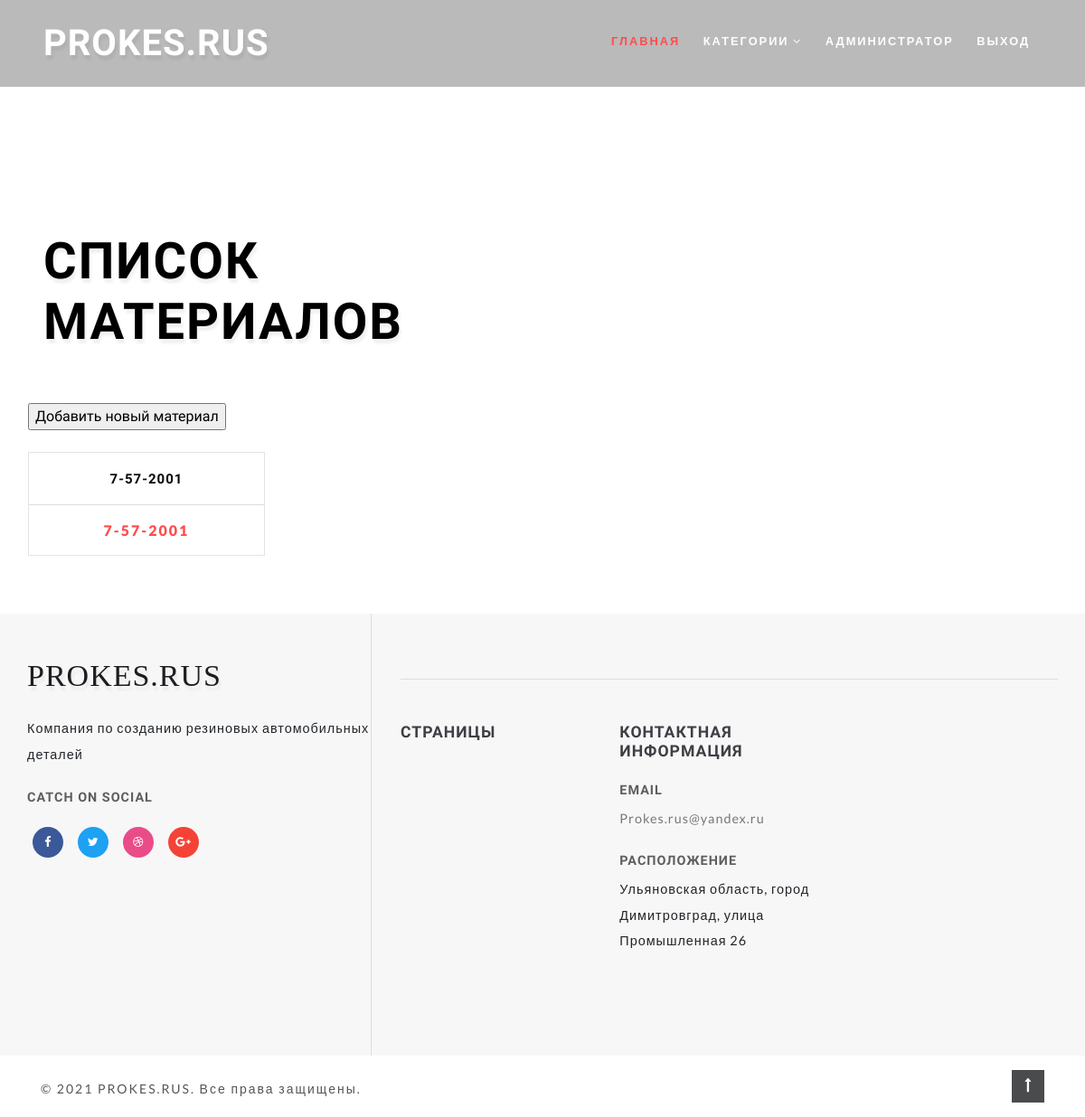
Page /material_list/ (signed in) on the earlier database version.
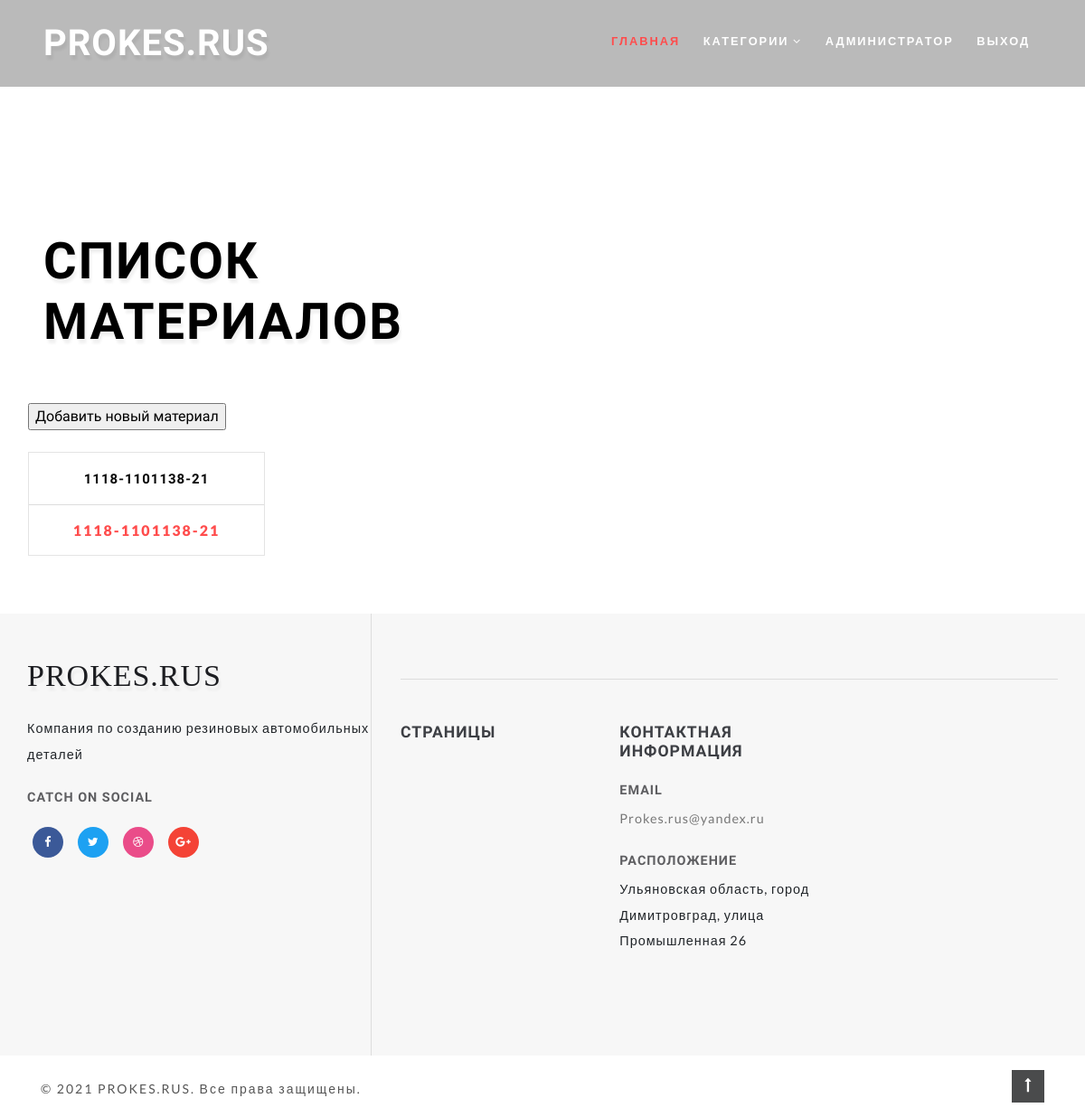
Same page on the later database version.
### prokes/models.py (models this page shows, shortened)
class Materials(models.Model):
    code = models.CharField('Код смеси', max_length=120)
    weight = models.IntegerField('Вес смеси')
    batch_number = models.IntegerField('Номер партии')
    pallet_number = models.IntegerField('Номер поддона')
    class Meta:
        verbose_name = 'Материал'
        verbose_name_plural = 'Материалы'

### prokes/views.py (the view)
# urls.py: path("material_list/", views.MaterialListView.as_view(), name="material_list"),
class MaterialListView(ListView):
    model = Materials
    queryset = Materials.objects.all()
    template_name = "materials/material_list.html"

### templates/materials/material_list.html (shortened to what this page needs)
{% extends 'materials/base.html' %}
{% block header_title %} Список материалов {% endblock header_title %}
{% block material %}
    <div class="left-ads-display col-lg-9">
            <input type="button" onclick='location.href="{% url "material_create" %}"' value="Добавить новый материал">
        <div class="row">
            {% for material in materials_list %}
                <div class="col-md-4 product-men">
                    <div class="product-shoe-info editContent text-center mt-lg-4" >
                        <div class="item-info-product">
                            <h4 class="">
                                <a href="{{ material.id }}" class="editContent" >
                                    {{ material.code }}
                                </a>
                            </h4>
                            <div class="product_price">
                                <div class="grid-price">
                                    <a href="{{ material.id }}"><span class="money editContent" >{{ material.code }}</span></a>
                                </div>
                            </div>
                        </div>
                    </div>
                </div>
            {% endfor %}
        </div>
    </div>
{% endblock material %}

Differences in the rows shown:
changed Materials: code "7-57-2001" → "1118-1101138-21"
